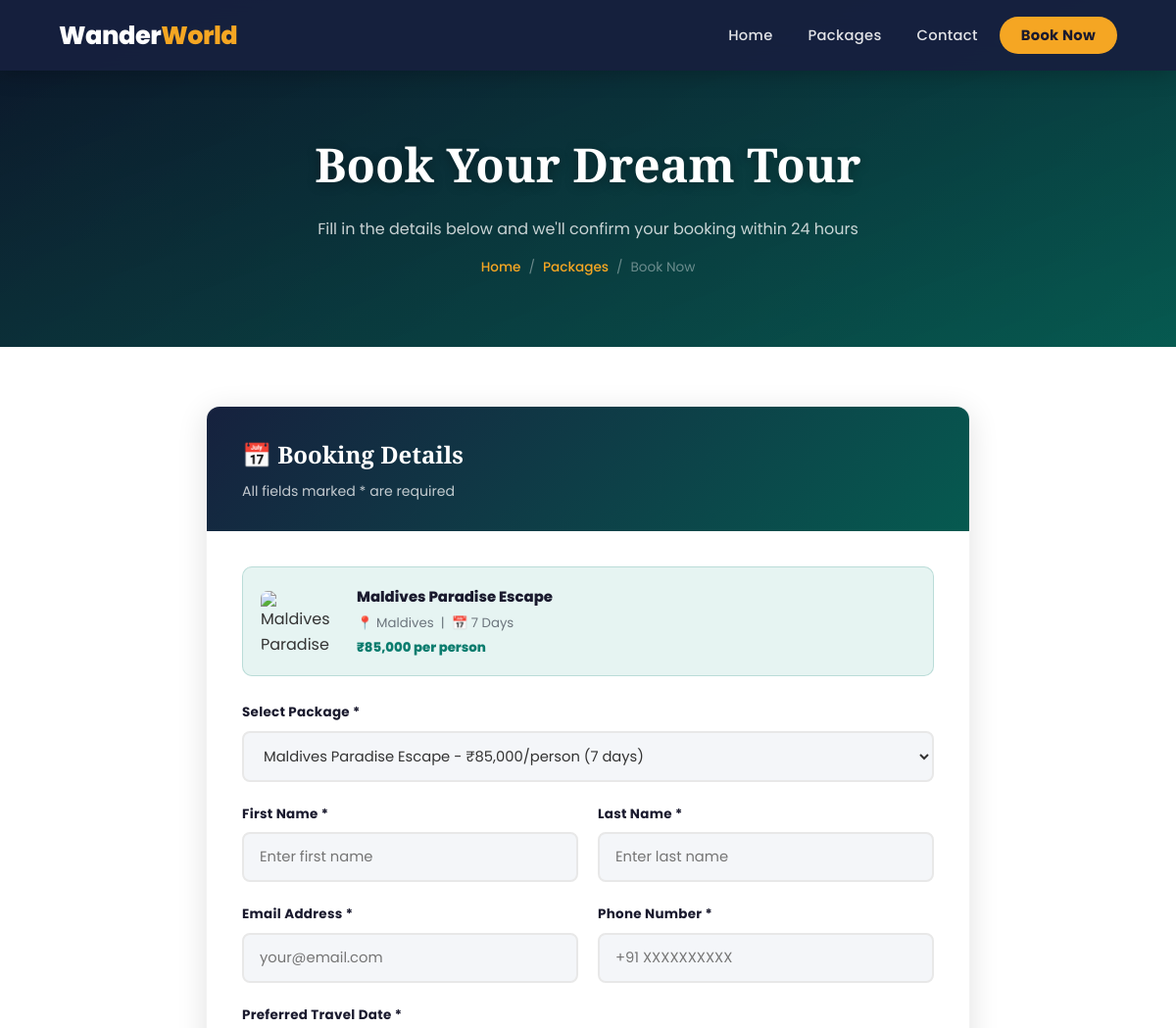
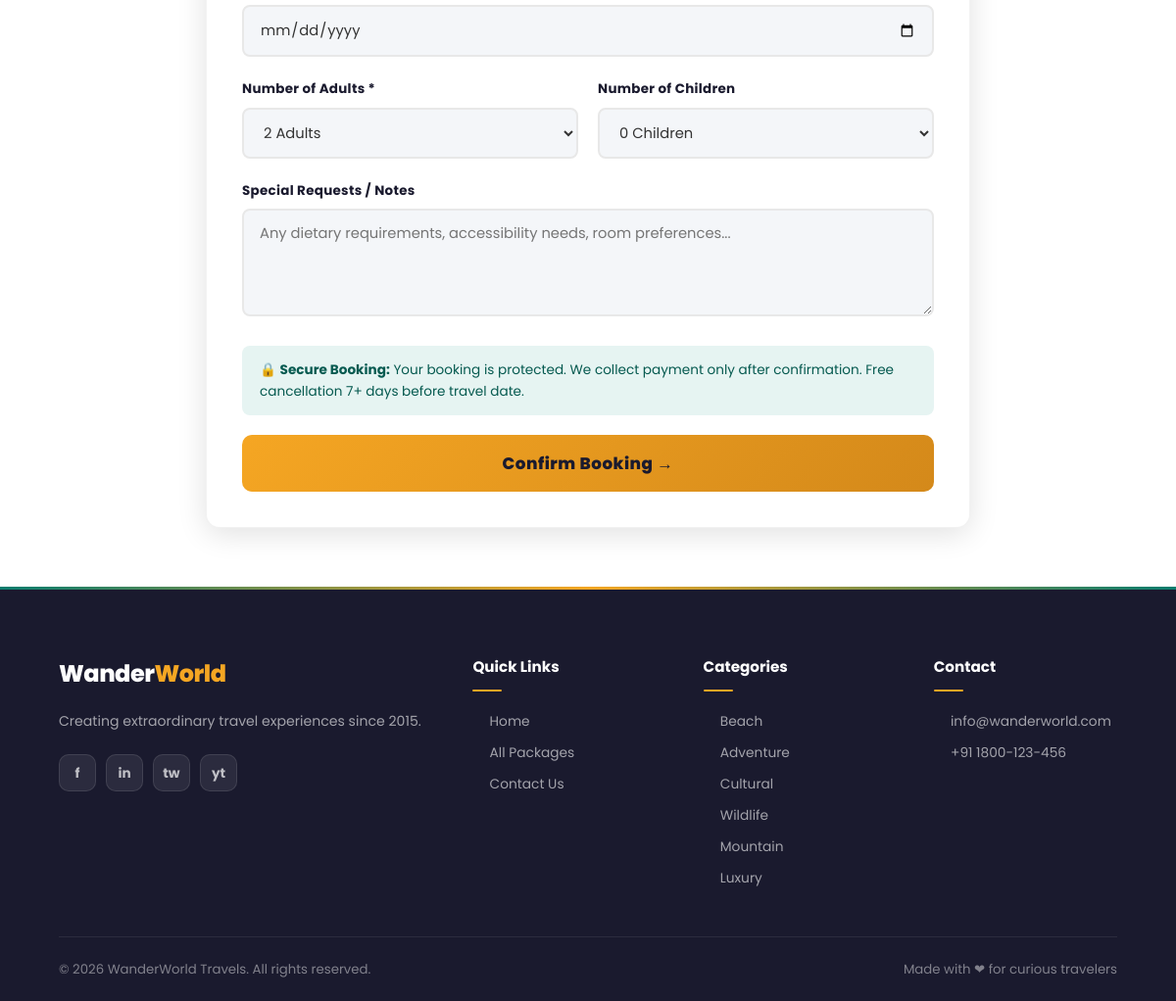
Screenshot of /booking.php?id=1 with the database file from the repository (2 pictures, top to bottom).
### tables this page shows
CREATE TABLE IF NOT EXISTS packages (
    id INT AUTO_INCREMENT PRIMARY KEY,
    name VARCHAR(200) NOT NULL,
    destination VARCHAR(200) NOT NULL,
    category ENUM('Beach','Adventure','Cultural','Wildlife','Mountain','Luxury') NOT NULL,
    duration INT NOT NULL COMMENT 'Days',
    price DECIMAL(10,2) NOT NULL,
    original_price DECIMAL(10,2) DEFAULT NULL,
    max_people INT DEFAULT 20,
    image_url VARCHAR(500),
    gallery TEXT COMMENT 'JSON array of image URLs',
    short_desc TEXT,
    description LONGTEXT,
    itinerary LONGTEXT COMMENT 'JSON array of day-wise itinerary',
    includes TEXT COMMENT 'What is included',
    excludes TEXT COMMENT 'What is excluded',
    rating DECIMAL(2,1) DEFAULT 4.5,
    reviews_count INT DEFAULT 0,
    is_featured TINYINT(1) DEFAULT 0,
    is_active TINYINT(1) DEFAULT 1,
    created_at TIMESTAMP DEFAULT CURRENT_TIMESTAMP
);

### booking.php (the view, shortened to what this page needs)
<?php
require_once 'config.php';
$pkg_id = isset($_GET['id']) ? intval($_GET['id']) : 0;
$pkg = null;
if ($pkg_id) {
    $stmt = $conn->prepare("SELECT * FROM packages WHERE id = ? AND is_active = 1");
    $stmt->bind_param("i", $pkg_id);
    $stmt->execute();
    $pkg = $stmt->get_result()->fetch_assoc();
}
$all_packages = $conn->query("SELECT id, name, price, duration FROM packages WHERE is_active = 1 ORDER BY name");
?>
<!DOCTYPE html>
<html lang="en">
<head>
    <link rel="stylesheet" href="style.css">
</head>
<body>
<nav class="navbar scrolled" id="navbar">
    <div class="navbar-inner">
        <a href="index.php" class="logo">Wander<span>World</span></a>
        <ul class="nav-links" id="navLinks">
            <li><a href="index.php">Home</a></li>
            <li><a href="packages.php">Packages</a></li>
            <li><a href="contact.php">Contact</a></li>
            <li><a href="booking.php" class="nav-btn active">Book Now</a></li>
        </ul>
    </div>
</nav>
<div class="page-hero">
    <h1>Book Your Dream Tour</h1>
    <p>Fill in the details below and we'll confirm your booking within 24 hours</p>
    <div class="breadcrumb">
        <a href="index.php">Home</a><span>/</span>
        <a href="packages.php">Packages</a><span>/</span>
        <span>Book Now</span>
    </div>
</div>
<section class="booking-form-section">
    <div class="booking-form-wrap">
        <div class="form-card">
            <div class="form-header">
                <h2>&#128197; Booking Details</h2>
                <p>All fields marked * are required</p>
            </div>
            <div class="form-body">
                <?php if ($pkg): ?>
                <div class="package-summary-box">
                    <img src="<?= htmlspecialchars($pkg['image_url']) ?>" alt="<?= htmlspecialchars($pkg['name']) ?>" onerror="this.src='https://images.unsplash.com/photo-1476514525535-07fb3b4ae5f1?w=200&q=80'">
                    <div>
                        <h4><?= htmlspecialchars($pkg['name']) ?></h4>
                        <p>&#128205; <?= htmlspecialchars($pkg['destination']) ?> &nbsp;|&nbsp; &#128197; <?= $pkg['duration'] ?> Days</p>
                        <p style="color:var(--primary);font-weight:800;margin-top:4px;">&#8377;<?= number_format($pkg['price']) ?> per person</p>
                    </div>
                </div>
                <?php endif; ?>
                <form method="POST" id="bookingForm" onsubmit="return validateForm()">
                    <div class="form-group">
                        <label for="package_id">Select Package *</label>
                        <select name="package_id" id="package_id" required onchange="updatePrice()">
                            <?php
                            $all_packages->data_seek(0);
                            while ($p = $all_packages->fetch_assoc()):
                            ?>
                            <option value="<?= $p['id'] ?>"
                                    data-price="<?= $p['price'] ?>"
                                    data-duration="<?= $p['duration'] ?>"
                                    <?= ($pkg && $pkg['id'] == $p['id']) ? 'selected' : '' ?>>
                                <?= htmlspecialchars($p['name']) ?> - &#8377;<?= number_format($p['price']) ?>/person (<?= $p['duration'] ?> days)
                            </option>
                            <?php endwhile; ?>
                        </select>
                    </div>
                    <div class="form-row">
                        <div class="form-group">
                            <label for="first_name">First Name *</label>
                            <input type="text" name="first_name" id="first_name" placeholder="Enter first name" required value="<?= htmlspecialchars($_POST['first_name'] ?? '') ?>">
                        </div>
                        <div class="form-group">
                            <label for="last_name">Last Name *</label>
                            <input type="text" name="last_name" id="last_name" placeholder="Enter last name" required value="<?= htmlspecialchars($_POST['last_name'] ?? '') ?>">
                        </div>
                    </div>
                    <div class="form-row">
                        <div class="form-group">
                            <label for="email">Email Address *</label>
                            <input type="email" name="email" id="email" placeholder="your@email.com" required value="<?= htmlspecialchars($_POST['email'] ?? '') ?>">
                        </div>
                        <div class="form-group">
                            <label for="phone">Phone Number *</label>
                            <input type="tel" name="phone" id="phone" placeholder="+91 XXXXXXXXXX" required value="<?= htmlspecialchars($_POST['phone'] ?? '') ?>">
                        </div>
                    </div>
                    <div class="form-group">
                        <label for="travel_date">Preferred Travel Date *</label>
                        <input type="date" name="travel_date" id="travel_date" required min="<?= date('Y-m-d', strtotime('+1 day')) ?>" value="<?= htmlspecialchars($_POST['travel_date'] ?? '') ?>">
                    </div>
                    <div class="form-row">
                        <div class="form-group">
                            <label for="num_adults">Number of Adults *</label>
                            <select name="num_adults" id="num_adults" required onchange="updatePrice()">
                                <?php for ($i = 1; $i <= 20; $i++): ?>
                                <option value="<?= $i ?>" <?= (isset($_POST['num_adults']) && $_POST['num_adults'] == $i) ? 'selected' : ($i == 2 ? 'selected' : '') ?>><?= $i ?> Adult<?= $i > 1 ? 's' : '' ?></option>
                                <?php endfor; ?>
                            </select>
                        </div>
                        <div class="form-group">
                            <label for="num_children">Number of Children</label>
                            <select name="num_children" id="num_children" onchange="updatePrice()">
                                <?php for ($i = 0; $i <= 10; $i++): ?>
                                <option value="<?= $i ?>" <?= (isset($_POST['num_children']) && $_POST['num_children'] == $i) ? 'selected' : ($i == 0 ? 'selected' : '') ?>><?= $i ?> Child<?= $i > 1 ? 'ren' : ($i == 1 ? '' : 'ren') ?></option>
                                <?php endfor; ?>
                            </select>
                        </div>
                    </div>
                    <div class="form-group">
                        <label for="special_requests">Special Requests / Notes</label>
                        <textarea name="special_requests" id="special_requests" placeholder="Any dietary requirements, accessibility needs, room preferences..."><?= htmlspecialchars($_POST['special_requests'] ?? '') ?></textarea>
                    </div>
                    <div style="background:var(--primary-light);border-radius:8px;padding:14px 18px;margin-bottom:20px;font-size:0.85rem;color:#065a50;">
                        &#128274; <strong>Secure Booking:</strong> Your booking is protected. We collect payment only after confirmation. Free cancellation 7+ days before travel date.
                    </div>
                    <button type="submit" class="submit-btn">
                        Confirm Booking &rarr;
                    </button>
                </form>
            </div>
        </div>
    </div>
</section>
<footer>
    <div class="footer-grid">
        <div class="footer-brand">
            <span class="logo">Wander<span>World</span></span>
            <p>Creating extraordinary travel experiences since 2015.</p>
            <div class="social-links"><a href="#">f</a><a href="#">in</a><a href="#">tw</a><a href="#">yt</a></div>
        </div>
        <div class="footer-col"><h4>Quick Links</h4><ul>
            <li><a href="index.php">Home</a></li>
            <li><a href="packages.php">All Packages</a></li>
            <li><a href="contact.php">Contact Us</a></li>
        </ul></div>
        <div class="footer-col"><h4>Categories</h4><ul>
            <?php foreach (['Beach','Adventure','Cultural','Wildlife','Mountain','Luxury'] as $c): ?>
            <li><a href="packages.php?category=<?= $c ?>"><?= $c ?></a></li>
            <?php endforeach; ?>
        </ul></div>
        <div class="footer-col"><h4>Contact</h4><ul>
            <li><a href="mailto:info@wanderworld.com">info@wanderworld.com</a></li>
            <li><a href="tel:+911800123456">+91 1800-123-456</a></li>
        </ul></div>
    </div>
    <div class="footer-bottom">
        <span>&copy; <?= date('Y') ?> <?= SITE_NAME ?>. All rights reserved.</span>
        <span>Made with &#10084; for curious travelers</span>
    </div>
</footer>
</body>
</html>

### rows the page displays
packages: name "Maldives Paradise Escape", destination "Maldives", duration "7", price "85,000"

### other values shown
$c "Beach"
$c "Adventure"
$c "Cultural"
$c "Wildlife"
$c "Mountain"
$c "Luxury"
SITE_NAME "WanderWorld Travels"
form field package_id "Maldives Paradise Escape - ₹85,000/person (7 days)"
form field num_adults "2 Adults"
form field num_children "0 Children"
